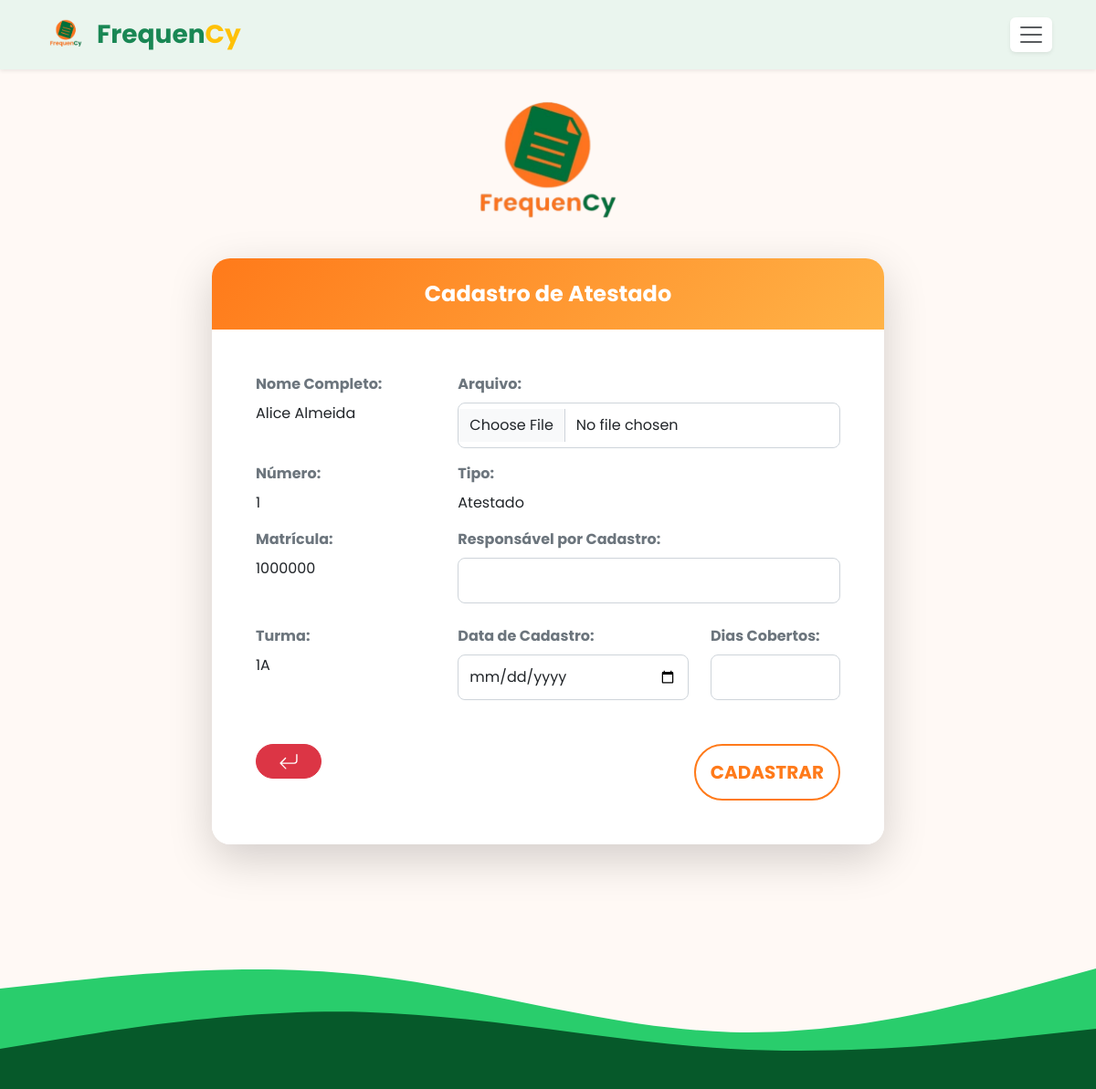
/tela_cadastro_atestado.php?matricula=1000000, run on the app's committed database.
### tables this page shows
CREATE TABLE `aluno` (
  `id_aluno` int(11) NOT NULL,
  `nome_aluno` varchar(200) NOT NULL,
  `numero_aluno` varchar(2) NOT NULL,
  `matricula` varchar(15) NOT NULL,
  `turma_aluno` varchar(2) NOT NULL
);

### tela_cadastro_atestado.php (the view, shortened to what this page needs)
<?php session_start();
include('conexao.php');
if (isset($_GET['matricula'])) {
    $matricula = $_GET['matricula'];
    $query = "SELECT nome_aluno, turma_aluno, matricula, numero_aluno FROM aluno WHERE matricula = ?";
    $stmt = mysqli_prepare($conexao, $query);
    mysqli_stmt_bind_param($stmt, "s", $matricula);
    mysqli_stmt_execute($stmt);
    $result = mysqli_stmt_get_result($stmt);
    if ($result && mysqli_num_rows($result) > 0) {
        $aluno = mysqli_fetch_assoc($result);
    } else {
        echo "Matrícula não fornecida.";
        exit;
    }
} else {
    echo "Matrícula não fornecida.";
    exit;
}
?>
<!DOCTYPE html>
<html lang="pt-BR">
<head>
    <link href="css/bootstrap.min.css" rel="stylesheet">
    <link rel="stylesheet" href="style.css">
</head>
<body>
    <?php include('navbar.php'); ?>
    <div class="container main-content pt-4 pb-5">
        <div class="row justify-content-center">
            <div class="col-12 col-md-10 col-lg-8">
                <div class="text-center mb-4">
                    <img src="image.png" alt="Logo" style="max-width: 160px;">
                </div>
                <div class="card card-auth shadow-lg">
                    <div class="card-header-orange">
                        <h2 class="fs-4 fw-bold mb-0">Cadastro de Atestado</h2>
                    </div>
                    <div class="card-body p-4 p-md-5 bg-white w-100">
                        <form action="cadastro_atestado.php" method="POST" enctype="multipart/form-data">
                            <div class="row">
                                <div class="col-md-4 mb-3">
                                    <label class="form-label fw-bold text-secondary">Nome Completo:</label> <br>
                                    <span ><?php echo $aluno['nome_aluno']?></span>
                                </div>
                                <div class="col-md-8 mb-3">
                                    <label class="form-label fw-bold text-secondary">Arquivo:</label> <br>
                                    <input type="file" class="form-control" name="arquivo" required>
                                </div>
                            </div>
                            <div class="row">
                                <div class="col-md-4 mb-3">
                                    <label class="form-label fw-bold text-secondary">Número:</label> <br>
                                    <span ><?php echo $aluno['numero_aluno']?></span>
                                </div>
                                <div class="col-md-8 mb-3">
                                    <label class="form-label fw-bold text-secondary">Tipo:</label> <br>
                                    <label class="" name="tipo" value="Atestado">Atestado</label>
                                </div>
                            </div>
                            <div class="row d-flex ">
                                <div class="col-md-4 mb-3">
                                    <label class="form-label fw-bold text-secondary">Matrícula:</label> <br>
                                    <span ><?php echo $aluno['matricula']?></span>
                                </div>
                                <div class=" col-md-8 mb-4">
                                    <label class="form-label fw-bold text-secondary">Responsável por Cadastro:</label> <br>
                                    <input type="text" class="form-control" name="responsavel_cadastro" value="<?php echo isset($aluno['responsavel_cadastro']) ? $aluno['responsavel_cadastro'] : ''; ?>" required>
                                </div>
                            </div>
                            <div class="row">
                                <div class=" col-md-4 mb-4">
                                    <label class="form-label fw-bold text-secondary">Turma:</label> <br>
                                    <span ><?php echo $aluno['turma_aluno']?></span>
                                </div>
                                <div class=" col-md-5 mb-4">
                                    <label class="form-label fw-bold text-secondary text-align-center">Data de Cadastro:</label> <br>
                                    <input type="date" class="form-control" name="data_registro" value="" required>
                                </div>
                                <div class=" col-md-3 mb-4">
                                    <label class="form-label fw-bold text-secondary text-align-center">Dias Cobertos:</label> <br>
                                    <input type="number" class="form-control" name="qtd_dias_cobertos" value="" required max="365" min="1">
                                </div>
                            </div>
                            <div class="d-flex mt-4 justify-content-between">
                                <a href="painel_aluno.php?matricula=<?= $matricula ?>" class="btn btn-danger rounded-pill px-4 mb-4">
                                </a>
                                <button type="submit" class="btn btn-signup btn-lg rounded-pill fw-bold text-uppercase">Cadastrar</button>
                            </div>
                        </form>
                    </div>
                </div>
            </div>
        </div>
    </div>
    <div class="wave-container">
    </div>
</body>
</html>

### style.css (style rules this page uses)
body { font-family: 'Poppins', sans-serif; background-color: #fafafa; color: #1c3249; overflow-x: hidden; position: relative; min-height: 100vh; margin: 0; display: flex; align-items: center; }
.wave-container { position: absolute; bottom: 0; left: 0; width: 100%; line-height: 0; z-index: -1; }
.wave-container svg { display: block; width: 100%; height: auto; max-height: 220px; }
.main-content { z-index: 1; padding-bottom: 120px; width: 100%; }
.card-auth { border: none; border-radius: 20px; overflow: hidden; }
.form-control { background-color: #ffffff !important; padding: 12px; border-radius: 8px; border: 1px solid #ced4da; }
.card-header-orange { background: linear-gradient(135deg, #ff7a1a, #ffb347); padding: 25px; text-align: center; color: white; }
.btn-signup { background-color: transparent; border: 2px solid #ff7a1a; color: #ff7a1a; transition: all 0.3s ease; }

### tela_cadastro_atestado.php (style rules this page uses)
body { background-color: #fff9f5; font-family: 'Poppins', sans-serif; display: block; margin: 0; }
.card-auth { border: none; border-radius: 20px; overflow: hidden; }
.card-header-orange { background: linear-gradient(135deg, #ff7a1a, #ffb347); padding: 25px; text-align: center; color: white; }
.form-control { background-color: #ffffff !important; padding: 12px; border-radius: 8px; border: 1px solid #ced4da; }
.btn-signup { background-color: transparent; border: 2px solid #ff7a1a; color: #ff7a1a; transition: all 0.3s ease; }
.wave-container { position: relative; width: 100%; bottom: 0; line-height: 0; }

### data on the page
aluno: nome_aluno "Alice Almeida", numero_aluno "1", matricula "1000000", turma_aluno "1A"
